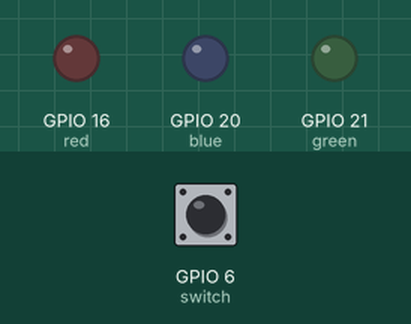
The program below on a simulated Raspberry Pi (BCM pin numbers). Shown: output pins drawn as LEDs (lit = HIGH). Inputs (shaded band) come from the test bench; at power-on: GPIO 6 (switch) HIGH.

Above: at 1.2 s.
1.3 s: GPIO 6 (switch) pulled LOW for 0.15 s
At 2.3 s:
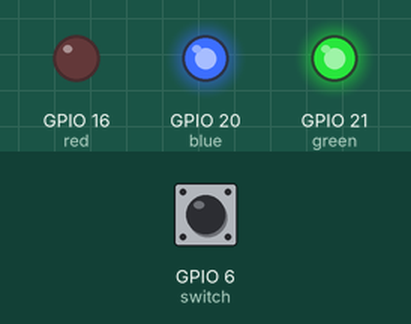
2.9 s: GPIO 6 (switch) pulled LOW for 1 s
At 3.6 s:
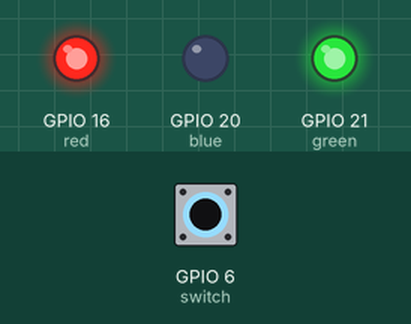
5.4 s: GPIO 6 (switch) pulled LOW for 0.15 s
At 6.6 s:
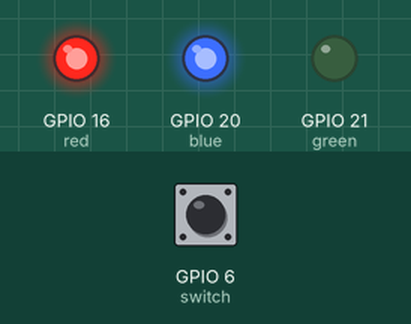
7.0 s: GPIO 6 (switch) pulled LOW for 3.2 s
At 7.9 s:
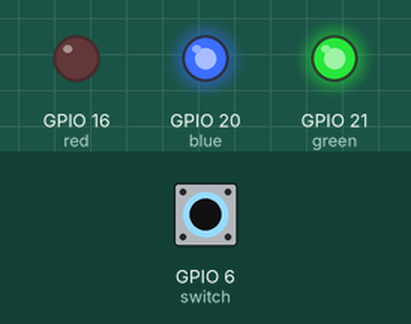
Timing chart, 0 to 10.0 s (numbered marks = the images above; inputs shaded):
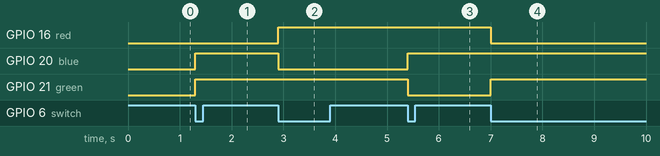

Measured:
- after the input at 1.3 s, GPIO 20 (blue), GPIO 21 (green): LOW → HIGH at once
- after the input at 2.9 s, GPIO 16 (red): LOW → HIGH at once; GPIO 20 (blue): HIGH → LOW at once
- after the input at 5.4 s, GPIO 20 (blue): LOW → HIGH at once; GPIO 21 (green): HIGH → LOW at once
- after the input at 7.0 s, GPIO 16 (red): HIGH → LOW at once; GPIO 21 (green): LOW → HIGH at once

The program:

input02.py
```python
import RPi.GPIO as GPIO
import time

switch = 6
red = 16
blue = 20
green = 21

GPIO.setmode(GPIO.BCM)
GPIO.setup(switch,GPIO.IN,pull_up_down=GPIO.PUD_UP)
GPIO.setup(red, GPIO.OUT)
GPIO.setup(blue,GPIO.OUT)
GPIO.setup(green,GPIO.OUT)

index = 0
last_state=GPIO.input(switch)

try:
	while True:
		current_state = GPIO.input(switch)
		if last_state == GPIO.HIGH and current_state == GPIO.LOW:
			if index == 0:
				GPIO.output(red, False)
				GPIO.output(blue, True)
				GPIO.output(green, True)
				index = 1
			elif index == 1:
				GPIO.output(red, True)
				GPIO.output(blue, False)
				GPIO.output(green, True)
				index = 2
			elif index == 2:
				GPIO.output(red, True)
				GPIO.output(blue, True)
				GPIO.output(green, False)
				index = 0
		last_state = current_state
		time.sleep(0.1)

except KeyboardInterrupt:
	GPIO.cleanup()
```
